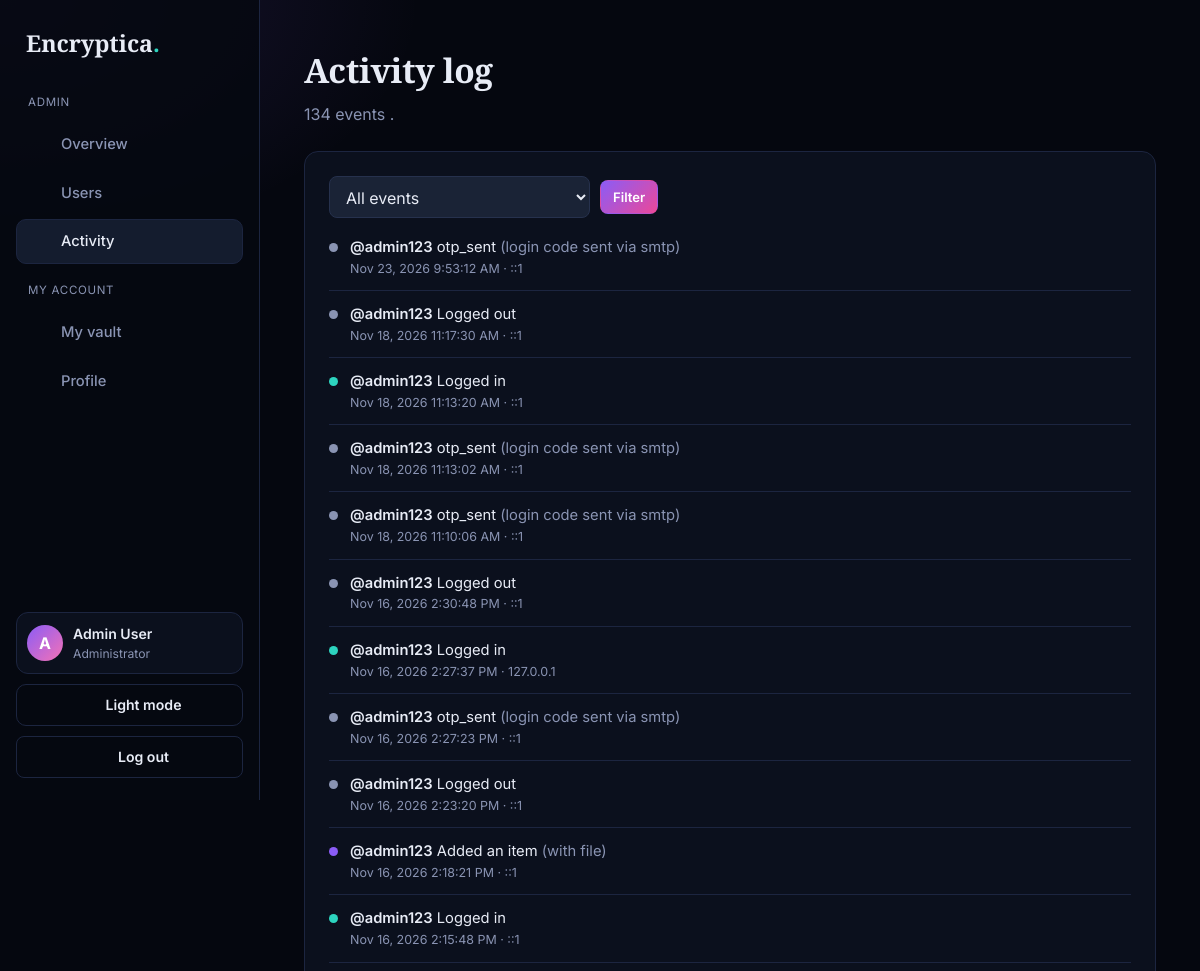
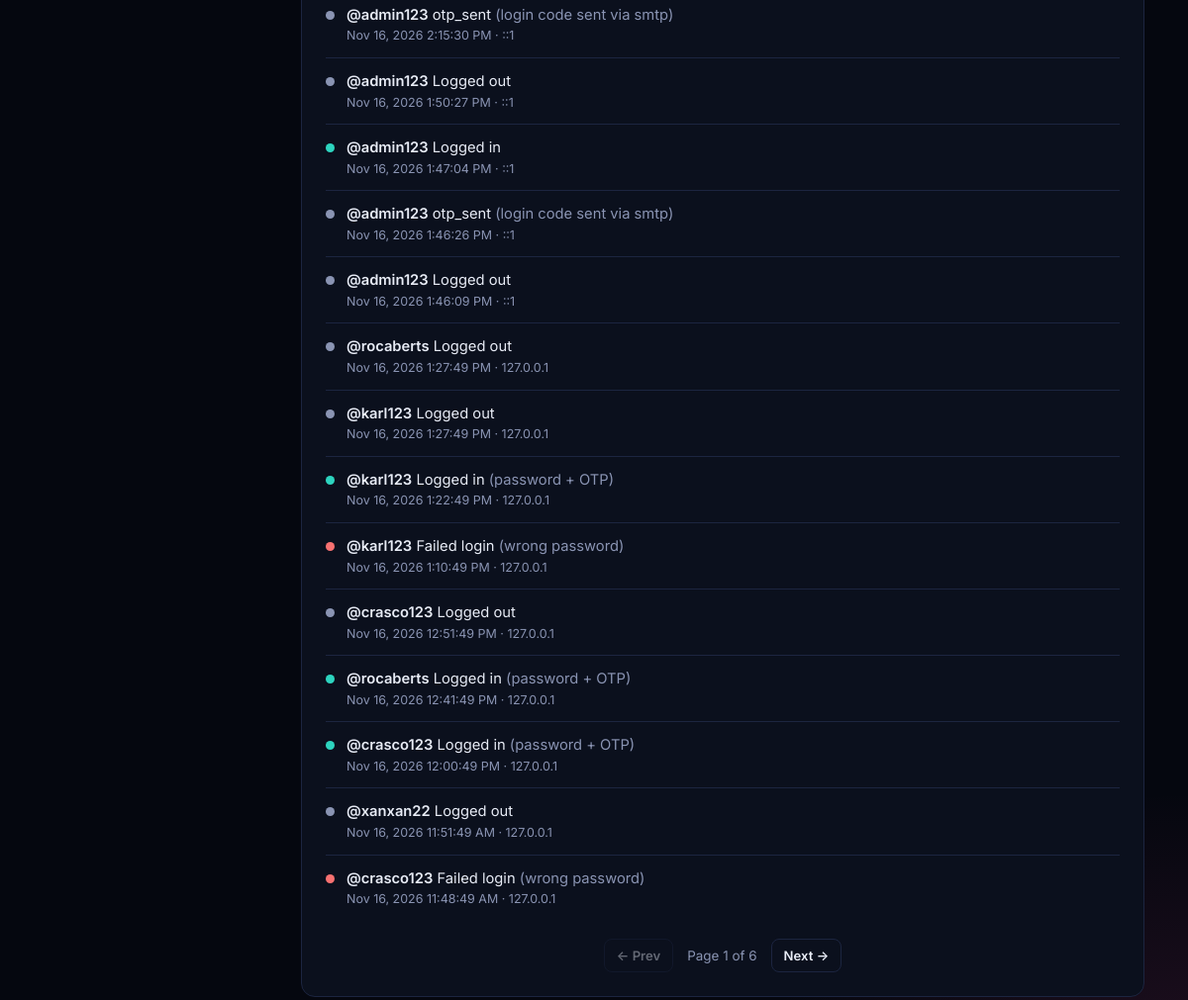
The app's page /log_in_page/html/activity.php (signed in) with its own data (2 pictures, top to bottom).
### tables this page shows
CREATE TABLE `users` (
  `id` int(11) NOT NULL AUTO_INCREMENT,
  `id_number` varchar(9) DEFAULT NULL,
  `fullname` varchar(100) NOT NULL,
  `first_name` varchar(25) DEFAULT NULL,
  `middle_name` varchar(25) DEFAULT NULL,
  `family_name` varchar(25) DEFAULT NULL,
  `name_extension` varchar(10) DEFAULT NULL,
  `birthdate` date DEFAULT NULL,
  `email` varchar(150) NOT NULL,
  `username` varchar(50) NOT NULL,
  `password_hash` text NOT NULL,
  `failed_attempts` int(11) DEFAULT 0,
  `created_at` timestamp NOT NULL DEFAULT current_timestamp(),
  `locked_until` datetime DEFAULT NULL,
  `role` varchar(10) NOT NULL DEFAULT 'user',
  `is_active` tinyint(1) NOT NULL DEFAULT 1,
  `last_login` datetime DEFAULT NULL,
  `reset_requested_at` datetime DEFAULT NULL,
  `house_street` varchar(150) DEFAULT NULL,
  `barangay` varchar(100) DEFAULT NULL,
  `municipality_city` varchar(100) DEFAULT NULL,
  `province` varchar(100) DEFAULT NULL,
  `region` varchar(100) DEFAULT NULL,
  `postal_code` varchar(10) DEFAULT NULL,
  `privacy_consent` tinyint(1) NOT NULL DEFAULT 0,
  `consent_timestamp` datetime DEFAULT NULL,
  `lockout_level` tinyint(3) unsigned NOT NULL DEFAULT 0,
  `last_failed_at` datetime DEFAULT NULL,
  `country` varchar(50) DEFAULT NULL,
  `is_verified` tinyint(1) NOT NULL DEFAULT 1,
  `recovery_mobile` varchar(11) DEFAULT NULL,
  `account_type` varchar(20) DEFAULT NULL,
  `vault_display_name` varchar(30) DEFAULT NULL,
  `organization_name` varchar(50) DEFAULT NULL,
  PRIMARY KEY (`id`),
  UNIQUE KEY `email` (`email`),
  UNIQUE KEY `username` (`username`),
  UNIQUE KEY `id_number` (`id_number`)
);

CREATE TABLE `activity_log` (
  `id` bigint(20) NOT NULL AUTO_INCREMENT,
  `user_id` int(11) DEFAULT NULL,
  `actor_id` int(11) DEFAULT NULL,
  `event` varchar(40) NOT NULL,
  `detail` varchar(255) DEFAULT NULL,
  `ip` varchar(45) DEFAULT NULL,
  `created_at` datetime NOT NULL,
  `username_typed` varchar(100) DEFAULT NULL,
  `user_agent` varchar(255) DEFAULT NULL,
  PRIMARY KEY (`id`),
  KEY `idx_log_user` (`user_id`),
  KEY `idx_log_event` (`event`),
  KEY `idx_log_time` (`created_at`)
);

### log_in_page/html/includes/auth.php (called while the page is built, shortened)
<?php
require __DIR__ . '/../../../db/db.php';
require_once __DIR__ . '/activity.php';
function url(string $path): string {
    return HTML_URL . '/' . ltrim($path, '/');
}
function e($v): string {
    return htmlspecialchars((string)$v, ENT_QUOTES | ENT_SUBSTITUTE, 'UTF-8');
}
if (!defined('PUBLIC_PAGE') || !PUBLIC_PAGE) {
    try {
        $stmt = $pdo->prepare('SELECT id, username, fullname, email, role, is_active, last_login FROM users WHERE id = ? LIMIT 1');
        $stmt->execute([$_SESSION['user_id']]);
        $user = $stmt->fetch(PDO::FETCH_ASSOC);
    } catch (Throwable $ex) {
        error_log('auth: ' . $ex->getMessage());
        http_response_code(500);
        exit('Database is not ready. Run db/admin_setup.sql in phpMyAdmin first.');
    }
}

### log_in_page/html/includes/activity.php (called while the page is built, shortened)
<?php
function event_info(string $event): array {
    $map = [
        'login_ok'       => ['Logged in',            'ok'],
        'login_fail'     => ['Failed login',         'bad'],
        'account_locked' => ['Account locked',       'bad'],
        'logout'         => ['Logged out',           'muted'],
        'register'       => ['Registered an account', 'ok'],
        'item_add'       => ['Added an item',        'info'],
        'item_delete'    => ['Deleted an item',      'info'],
        'profile_update' => ['Updated profile',      'info'],
        'admin_unlock'   => ['Unlocked by admin',    'warn'],
        'admin_disable'  => ['Disabled by admin',    'warn'],
        'admin_enable'   => ['Enabled by admin',     'warn'],
        'reset_request'  => ['Requested a password reset', 'warn'],
        'admin_reset'    => ['Password reset by admin',    'warn'],
        'password_change'=> ['Changed password',     'info'],
    ];
    return $map[$event] ?? [$event, 'muted'];
}

### log_in_page/html/layout.php (the view, shortened to what this page needs)
<?php
function asset_version(string $relative): int {
    $path = dirname(__DIR__) . '/' . ltrim($relative, '/');
    $time = @filemtime($path);
    return $time ?: 1;
}
function icon(string $name): string {
    $paths = [
        'home'     => '<path d="M3 11l9-8 9 8"/><path d="M5 10v10h14V10"/>',
        'vault'    => '<rect x="5" y="11" width="14" height="10" rx="2"/><path d="M8 11V8a4 4 0 018 0v3"/>',
        'user'     => '<circle cx="12" cy="8" r="4"/><path d="M4 21c0-4 4-6 8-6s8 2 8 6"/>',
        'users'    => '<circle cx="9" cy="8" r="3.5"/><path d="M2 20c0-3.5 3-5.5 7-5.5s7 2 7 5.5"/><path d="M16 4.5a3.5 3.5 0 010 7"/><path d="M18 14.8c2.4.6 4 2.2 4 5.2"/>',
        'activity' => '<path d="M3 12h4l3-8 4 16 3-8h4"/>',
        'shield'   => '<path d="M12 3l8 3v6c0 5-3.5 8-8 9-4.5-1-8-4-8-9V6z"/>',
        'logout'   => '<path d="M9 21H5V3h4"/><path d="M16 17l5-5-5-5"/><path d="M21 12H9"/>',
        'file'     => '<path d="M14 3H6v18h12V7z"/><path d="M14 3v4h4"/>',
        'storage'  => '<ellipse cx="12" cy="6" rx="8" ry="3"/><path d="M4 6v12c0 1.7 3.6 3 8 3s8-1.3 8-3V6"/><path d="M4 12c0 1.7 3.6 3 8 3s8-1.3 8-3"/>',
        'clock'    => '<circle cx="12" cy="12" r="9"/><path d="M12 7v5l3 2"/>',
        'alert'    => '<path d="M12 3l10 18H2z"/><path d="M12 10v5"/><path d="M12 18h.01"/>',
        'lock'     => '<rect x="5" y="11" width="14" height="10" rx="2"/><path d="M12 15v2"/><path d="M8 11V8a4 4 0 018 0"/>',
        'key'      => '<circle cx="8" cy="15" r="4"/><path d="M11 12l9-9"/><path d="M16 7l3 3"/>',
        'check'    => '<path d="M5 12.5l4.5 4.5L19 7"/>',
        'sun'      => '<circle cx="12" cy="12" r="4"/><path d="M12 2v2M12 20v2M4.9 4.9l1.4 1.4M17.7 17.7l1.4 1.4M2 12h2M20 12h2M4.9 19.1l1.4-1.4M17.7 6.3l1.4-1.4"/>',
        'moon'     => '<path d="M21 12.8A9 9 0 1111.2 3a7 7 0 009.8 9.8z"/>',
    ];
    return '<svg class="icon" viewBox="0 0 24 24" fill="none" stroke="currentColor" stroke-width="1.8" '
         . 'stroke-linecap="round" stroke-linejoin="round" aria-hidden="true">' . ($paths[$name] ?? '') . '</svg>';
}
function theme_toggle_button(bool $wide = false): string {
    return '<button type="button" class="theme-toggle' . ($wide ? ' theme-toggle--wide' : '') . '" data-theme-toggle aria-pressed="false" aria-label="Switch theme">'
         . '<span class="ti ti--sun">' . icon('sun') . '</span><span class="ti ti--moon">' . icon('moon') . '</span>'
         . ($wide ? '<span class="theme-toggle__label" data-theme-label>Light mode</span>' : '')
         . '</button>';
}
function render_header(string $title, string $active = ''): void {
    global $user;
    $isAdmin = ($user['role'] ?? '') === 'admin';
    $name    = $user['fullname'] ?: $user['username'];
    $initial = mb_strtoupper(mb_substr($name, 0, 1));
    $groups = [];
    if ($isAdmin) {
        $groups['Admin'] = [
            ['Overview', 'shield',   url('admin_dashboard.php'), 'a-overview'],
            ['Users',    'users',    url('users.php'),     'a-users'],
            ['Activity', 'activity', url('activity.php'),  'a-activity'],
        ];
        $groups['My account'] = [
            ['My vault', 'vault', url('user_dashboard.php'), 'dashboard'],
            ['Profile',  'user',  url('profile.php'),   'profile'],
        ];
    } else {
        $groups['Menu'] = [
            ['Dashboard', 'home', url('user_dashboard.php'), 'dashboard'],
            ['Profile',   'user', url('profile.php'),   'profile'],
        ];
    }
    ?>
<!DOCTYPE html>
<html lang="en">
<head>
  <link rel="stylesheet" href="<?= e(CSS_URL) ?>/app.css?v=<?= asset_version('css/app.css') ?>" />
</head>
<body>
<div class="app">
  <aside class="side">
    <a class="side__brand" href="<?= e(url($isAdmin ? 'admin/dashboard.php' : 'user/dashboard.php')) ?>">
      Encryptica<span>.</span>
    </a>
    <nav class="side__nav" aria-label="Main">
      <?php foreach ($groups as $label => $links): ?>
        <div class="side__label"><?= e($label) ?></div>
        <?php foreach ($links as [$text, $ico, $href, $key]): ?>
          <a class="side__link<?= $key === $active ? ' is-active' : '' ?>" href="<?= e($href) ?>"
             <?= $key === $active ? 'aria-current="page"' : '' ?>>
            <?= icon($ico) ?><span><?= e($text) ?></span>
          </a>
        <?php endforeach; ?>
      <?php endforeach; ?>
    </nav>
    <div class="side__foot">
      <div class="chip">
        <div class="chip__avatar" aria-hidden="true"><?= e($initial) ?></div>
        <div class="chip__text">
          <div class="chip__name"><?= e($name) ?></div>
          <div class="chip__sub"><?= $isAdmin ? 'Administrator' : '@' . e($user['username']) ?></div>
        </div>
      </div>
      <?= theme_toggle_button(true) ?>
      <form method="POST" action="<?= e(url('logout.php')) ?>">
        <button class="dash-btn side__logout" type="submit"><?= icon('logout') ?> Log out</button>
      </form>
    </div>
  </aside>
  <div class="main">
    <div class="main__inner">
<?php
}
function render_footer(): void {
    ?>
    </div>
  </div>
</div>
</body>
</html>
<?php
}
function when(?string $dt, string $fmt = 'M j, g:i A'): string {
    return $dt ? date($fmt, strtotime($dt)) : '—';
}
function render_feed(array $rows, bool $showUser = true): void {
    echo '<ul class="feed">';
    foreach ($rows as $r) {
        [$label, $tone] = event_info((string)$r['event']);
        echo '<li class="feed__item"><span class="dot dot--' . e($tone) . '"></span><div>';
        echo '<div class="feed__text">';
        if ($showUser) {
            if (!empty($r['user_id']) && !empty($r['username'])) {
                echo '<a class="feed__user" href="' . e(url('user_view.php?id=' . (int)$r['user_id'])) . '">@' . e($r['username']) . '</a> ';
            } else {
                echo '<span class="feed__user">Unknown user</span> ';
            }
        }
        echo e($label);
        if (!empty($r['detail'])) {
            echo ' <span class="muted">(' . e($r['detail']) . ')</span>';
        }
        echo '</div><div class="feed__meta">' . e(when($r['created_at'], 'M j, Y g:i:s A'));
        if (!empty($r['ip'])) {
            echo ' · ' . e($r['ip']);
        }
        echo '</div></div></li>';
    }
    echo '</ul>';
}
function render_pager(int $page, int $pages, string $path, array $params = []): void {
    $link = function (int $p) use ($path, $params): string {
        return url($path) . '?' . http_build_query($params + ['page' => $p]);
    };
    echo '<nav class="pager" aria-label="Pages">';
    echo $page > 1
        ? '<a class="dash-btn dash-btn--sm" href="' . e($link($page - 1)) . '">&larr; Prev</a>'
        : '<span class="dash-btn dash-btn--sm is-disabled">&larr; Prev</span>';
    echo '<span class="pager__info">Page ' . $page . ' of ' . $pages . '</span>';
    echo $page < $pages
        ? '<a class="dash-btn dash-btn--sm" href="' . e($link($page + 1)) . '">Next &rarr;</a>'
        : '<span class="dash-btn dash-btn--sm is-disabled">Next &rarr;</span>';
    echo '</nav>';
}
    ?>

### log_in_page/html/activity.php (shortened to what this page needs)
<?php
require __DIR__ . '/includes/auth.php';
require_once __DIR__ . '/includes/activity.php';
require __DIR__ . '/includes/layout.php';
$allEvents = [
    'register', 'login_ok', 'login_fail', 'account_locked', 'logout',
    'item_add', 'item_delete', 'profile_update',
    'admin_unlock', 'admin_disable', 'admin_enable',
    'reset_request', 'admin_reset', 'password_change',
];
$event   = $_GET['event'] ?? '';
$event   = in_array($event, $allEvents, true) ? $event : '';
$page    = max(1, (int)($_GET['page'] ?? 1));
$perPage = 25;
$where  = $event !== '' ? 'WHERE l.event = ?' : '';
$params = $event !== '' ? [$event] : [];
$rows  = [];
$total = 0;
$pages = 1;
try {
    $s = $pdo->prepare("SELECT COUNT(*) FROM activity_log l $where");
    $s->execute($params);
    $total = (int)$s->fetchColumn();
    $pages  = max(1, (int)ceil($total / $perPage));
    $page   = min($page, $pages);
    $offset = ($page - 1) * $perPage;
    $s = $pdo->prepare(
        "SELECT l.event, l.detail, l.ip, l.created_at, l.user_id, u.username
         FROM activity_log l LEFT JOIN users u ON u.id = l.user_id
         $where ORDER BY l.id DESC LIMIT $perPage OFFSET $offset"
    );
    $s->execute($params);
    $rows = $s->fetchAll(PDO::FETCH_ASSOC);
} catch (Throwable $ex) {
    error_log('admin/activity: ' . $ex->getMessage());
    $err = "Activity can't be loaded. Has the database setup been run?";
}
render_header('Activity', 'a-activity');
?>
<div class="page-head">
  <h1>Activity log</h1>
  <p>
    <?= (int)$total ?> event<?= $total === 1 ? '' : 's' ?>
    <?= $event !== '' ? ' (' . e(event_info($event)[0]) . ')' : '' ?>.
  </p>
</div>
<section class="dash-card">
  <form class="toolbar" method="GET" action="activity.php">
    <select class="toolbar__select" name="event" aria-label="Filter by event">
      <option value="">All events</option>
    </select>
    <button class="dash-btn dash-btn--primary dash-btn--sm" type="submit">Filter</button>
  </form>
  <?php render_feed($rows); ?>
  <?php render_pager($page, $pages, 'activity.php', $event !== '' ? ['event' => $event] : []); ?>
</section>
<?php render_footer(); ?>

### records on screen
users: fullname "A"
activity_log: user.username "admin123", label "otp_sent", detail "login code sent via smtp", created_at "Nov 23, 2026 9:53:12 AM", ip "::1"
activity_log: user.username "admin123", label "Logged out", created_at "Nov 18, 2026 11:17:30 AM", ip "::1"
activity_log: user.username "admin123", label "Logged in", created_at "Nov 18, 2026 11:13:20 AM", ip "::1"
activity_log: user.username "admin123", label "otp_sent", detail "login code sent via smtp", created_at "Nov 18, 2026 11:13:02 AM", ip "::1"
activity_log: user.username "admin123", label "otp_sent", detail "login code sent via smtp", created_at "Nov 18, 2026 11:10:06 AM", ip "::1"
activity_log: user.username "admin123", label "Logged out", created_at "Nov 16, 2026 2:30:48 PM", ip "::1"
activity_log: user.username "admin123", label "Logged in", created_at "Nov 16, 2026 2:27:37 PM", ip "127.0.0.1"
activity_log: user.username "admin123", label "otp_sent", detail "login code sent via smtp", created_at "Nov 16, 2026 2:27:23 PM", ip "::1"
activity_log: user.username "admin123", label "Logged out", created_at "Nov 16, 2026 2:23:20 PM", ip "::1"
activity_log: user.username "admin123", label "Added an item", detail "with file", created_at "Nov 16, 2026 2:18:21 PM", ip "::1"
activity_log: user.username "admin123", label "Logged in", created_at "Nov 16, 2026 2:15:48 PM", ip "::1"
activity_log: user.username "admin123", label "otp_sent", detail "login code sent via smtp", created_at "Nov 16, 2026 2:15:30 PM", ip "::1"
activity_log: user.username "admin123", label "Logged out", created_at "Nov 16, 2026 1:50:27 PM", ip "::1"
activity_log: user.username "admin123", label "Logged in", created_at "Nov 16, 2026 1:47:04 PM", ip "::1"
activity_log: user.username "admin123", label "otp_sent", detail "login code sent via smtp", created_at "Nov 16, 2026 1:46:26 PM", ip "::1"
activity_log: user.username "admin123", label "Logged out", created_at "Nov 16, 2026 1:46:09 PM", ip "::1"
activity_log: user.username "rocaberts", label "Logged out", created_at "Nov 16, 2026 1:27:49 PM", ip "127.0.0.1"
activity_log: user.username "karl123", label "Logged out", created_at "Nov 16, 2026 1:27:49 PM", ip "127.0.0.1"
activity_log: user.username "karl123", label "Logged in", detail "password + OTP", created_at "Nov 16, 2026 1:22:49 PM", ip "127.0.0.1"
activity_log: user.username "karl123", label "Failed login", detail "wrong password", created_at "Nov 16, 2026 1:10:49 PM", ip "127.0.0.1"
activity_log: user.username "crasco123", label "Logged out", created_at "Nov 16, 2026 12:51:49 PM", ip "127.0.0.1"
activity_log: user.username "rocaberts", label "Logged in", detail "password + OTP", created_at "Nov 16, 2026 12:41:49 PM", ip "127.0.0.1"
activity_log: user.username "crasco123", label "Logged in", detail "password + OTP", created_at "Nov 16, 2026 12:00:49 PM", ip "127.0.0.1"
activity_log: user.username "xanxan22", label "Logged out", created_at "Nov 16, 2026 11:51:49 AM", ip "127.0.0.1"
activity_log: user.username "crasco123", label "Failed login", detail "wrong password", created_at "Nov 16, 2026 11:48:49 AM", ip "127.0.0.1"

### other values on screen
$label "ADMIN"
$text "Overview"
$text "Users"
$text "Activity"
$label "MY ACCOUNT"
$text "My vault"
$text "Profile"
$name "Admin User"
$total "134"
$page "1"
$pages "6"
